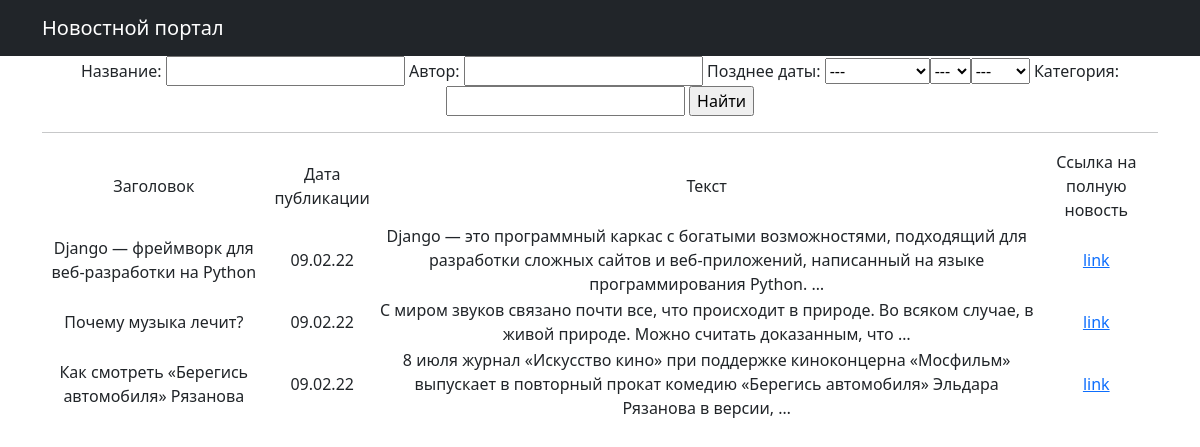
Page /posts/search/ on the earlier database version.
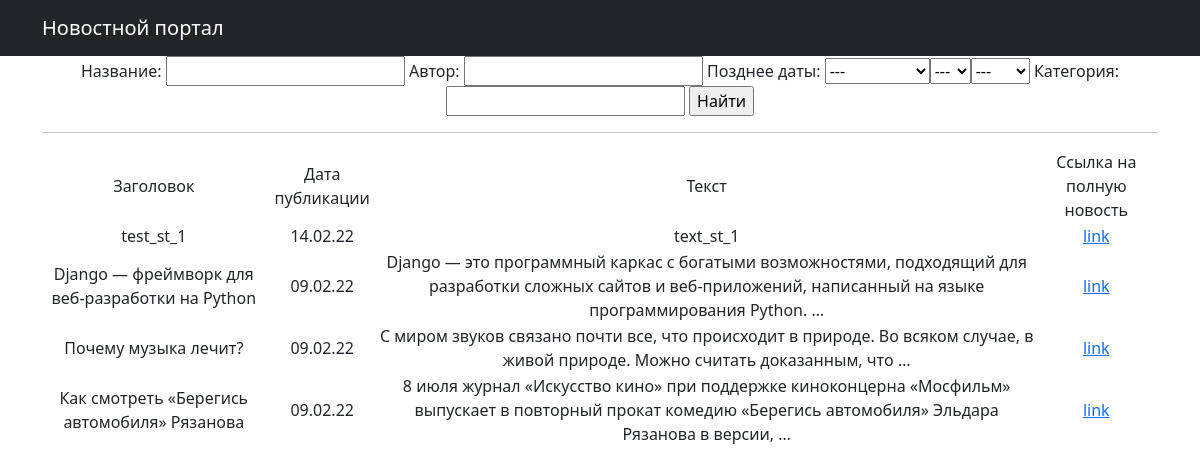
Same page on the later database version.
### News/models.py (models this page shows, shortened)
class Post(models.Model):
    story = 'ST'
    news = 'NW'
    VARIANTS = [
        (story, 'статья'),
        (news, 'новость'),
    ]
    type = models.CharField(max_length=2, choices=VARIANTS)
    time = models.DateTimeField(auto_now_add=True)
    header = models.CharField(max_length=255)
    text = models.TextField()
    rating_post = models.IntegerField(default=0)
    author_post = models.ForeignKey(Author, on_delete=models.CASCADE)
    category = models.ManyToManyField(Category, through='PostCategory')

### News/views.py (the view)
# urls.py: path('search/', PostSearch.as_view(), name='search'),
class PostSearch(ListView):
    model = Post
    template_name = 'News/Search.html'
    context_object_name = 'posts'
    ordering = ['-time']
    paginate_by = 1
    def get_context_data(self, **kwargs):
        context = super().get_context_data(**kwargs)
        context['filter'] = PostFilter(self.request.GET, queryset=self.get_queryset())
        return context

### News/templatetags/custom_filters.py (called while the page is built)
@register.filter(name='censor')
def censor(value):
    bad_words = ['kaka', 'saka', 'nigga']
    text = set(value.split())
    for i in text:
        for j in bad_words:
            if i == j:
                return value.replace(i, '***')
    return value

### templates/News/Search.html (shortened to what this page needs)
{% extends 'flatpages/default.html' %}
{% load custom_filters %}
{% block content %}
<form method="GET">
    {{ filter.form }}
    <input type="submit" value="Найти">
</form>
    <hr>
    {% if posts %}
        <table>
            <tr>
                <td>
                    Заголовок
                </td>
                <td>
                    Дата публикации
                </td>
                <td>
                    Текст
                </td>
                <td>
                    Ссылка на полную новость
                </td>
            </tr>
        {% for post in filter.qs %}
            <tr>
                <td>
                    {{ post.header }}
                </td>
                <td>
                    {{ post.time|date:'d.m.y' }}
                </td>
                <td>
                    {{ post.text|truncatewords:20|censor }}
                </td>
                <td>
                    <a href='{% url "detail" post.id %}'>link </a>
                </td>
            </tr>
        {% endfor %}
        </table>
    {% else %}
        <h2>Новостей нет</h2>
    {% endif %}
{% endblock content %}

Differences in the rows shown:
added Post: header "test_st_1", time "14.02.22", text|censor "text_st_1"
